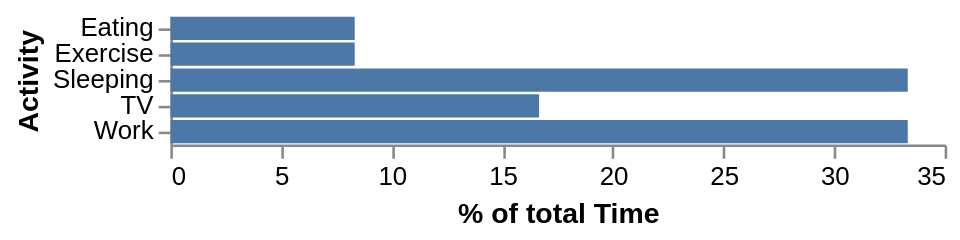

This figure's Vega-Lite source:
### Vega-Lite specification from a JSON file in a GitHub repository (floating-point values rounded to 4 significant figures)
{"$schema": "https://vega.github.io/schema/vega-lite/v2.json", "description": "A bar graph showing what activites consume what percentage of the day.", "width": 300, "height": 50, "data": {"values": [{"Activity": "Sleeping", "Time": 8}, {"Activity": "Eating", "Time": 2}, {"Activity": "TV", "Time": 4}, {"Activity": "Work", "Time": 8}, {"Activity": "Exercise", "Time": 2}]}, "transform": [{"window": [{"op": "sum", "field": "Time", "as": "TotalTime"}], "frame": [null, null]}, {"calculate": "datum.Time/datum.TotalTime * 100", "as": "PercentOfTotal"}], "mark": {"type": "bar", "clip": true}, "encoding": {"x": {"field": "PercentOfTotal", "type": "quantitative", "axis": {"title": "% of total Time", "grid": false}}, "y": {"field": "Activity", "type": "nominal", "scale": {"rangeStep": 12}, "axis": {"title": "Activity"}}}, "config": {"view": {"stroke": "transparent"}, "axis": {"domainWidth": 1}}}
